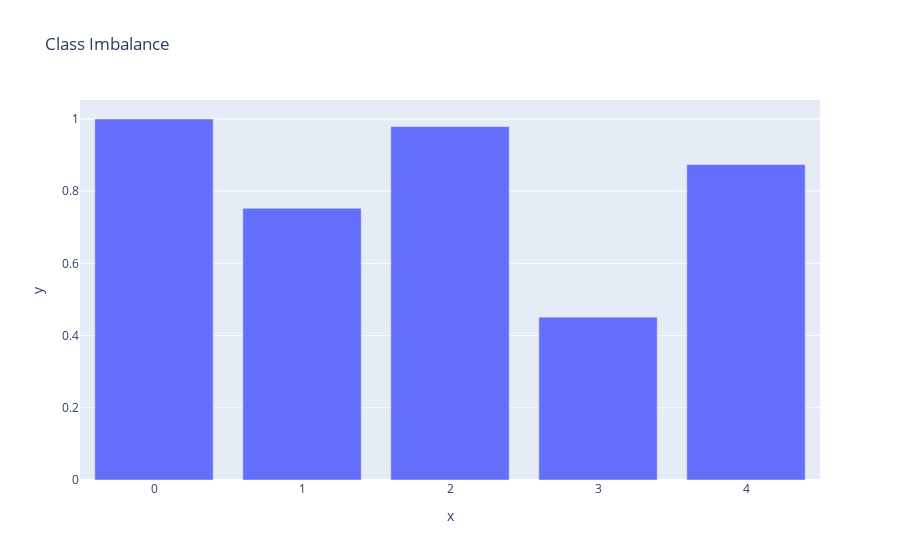

Notebook source saved alongside this figure:
### Markdown cell above
**Checking for class imbalance**

### Code cell
# Checking for class imbalance
px.bar(x=training_data['Topic'].value_counts().index, y=training_data['Topic'].value_counts().values/max(training_data['Topic'].value_counts().values), title='Class Imbalance')

### Figure 1 — Plotly figure (JSON) as saved in the notebook; plotly's stock layout.template omitted (floating-point values rounded to 4 significant figures)
{"data": [{"alignmentgroup": "True", "hovertemplate": "x=%{x}<br>y=%{y}<extra></extra>", "legendgroup": "", "marker": {"color": "#636efa", "pattern": {"shape": ""}}, "name": "", "offsetgroup": "", "orientation": "v", "showlegend": false, "textposition": "auto", "type": "bar", "x": [0, 2, 4, 1, 3], "xaxis": "x", "y": [1, 0.9792, 0.8741, 0.7526, 0.4511], "yaxis": "y"}], "layout": {"barmode": "relative", "legend": {"tracegroupgap": 0}, "title": {"text": "Class Imbalance"}, "xaxis": {"anchor": "y", "domain": [0, 1], "title": {"text": "x"}}, "yaxis": {"anchor": "x", "domain": [0, 1], "title": {"text": "y"}}}}
